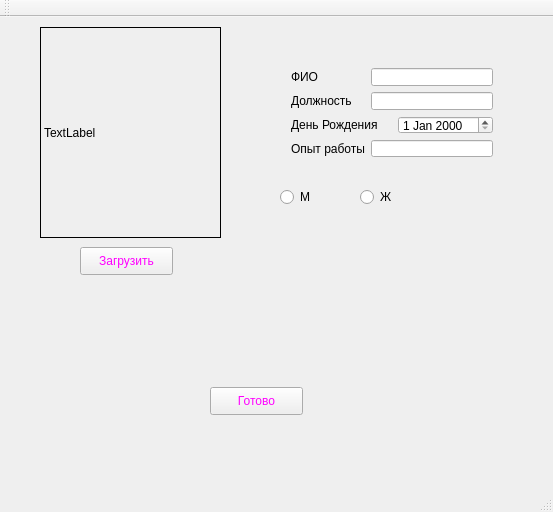
<?xml version="1.0" encoding="UTF-8"?>
<ui version="4.0">
 <class>MainWindow</class>
 <widget class="QMainWindow" name="MainWindow">
  <property name="geometry">
   <rect>
    <x>0</x>
    <y>0</y>
    <width>553</width>
    <height>512</height>
   </rect>
  </property>
  <property name="windowTitle">
   <string>MainWindow</string>
  </property>
  <property name="styleSheet">
   <string notr="true">QPushButton{
color:#ff00ff
}</string>
  </property>
  <widget class="QWidget" name="centralWidget">
   <widget class="QPushButton" name="pushButton">
    <property name="geometry">
     <rect>
      <x>210</x>
      <y>370</y>
      <width>93</width>
      <height>28</height>
     </rect>
    </property>
    <property name="styleSheet">
     <string notr="true">font: 8pt &quot;MV Boli&quot;;
</string>
    </property>
    <property name="text">
     <string>Готово</string>
    </property>
   </widget>
   <widget class="QPushButton" name="pushButton_2">
    <property name="geometry">
     <rect>
      <x>80</x>
      <y>230</y>
      <width>93</width>
      <height>28</height>
     </rect>
    </property>
    <property name="styleSheet">
     <string notr="true">font: 6pt &quot;Blackadder ITC&quot;;
</string>
    </property>
    <property name="text">
     <string>Загрузить</string>
    </property>
   </widget>
   <widget class="QRadioButton" name="radioButton">
    <property name="geometry">
     <rect>
      <x>280</x>
      <y>170</y>
      <width>95</width>
      <height>20</height>
     </rect>
    </property>
    <property name="text">
     <string>М</string>
    </property>
   </widget>
   <widget class="QRadioButton" name="radioButton_2">
    <property name="geometry">
     <rect>
      <x>360</x>
      <y>170</y>
      <width>95</width>
      <height>20</height>
     </rect>
    </property>
    <property name="text">
     <string>Ж</string>
    </property>
   </widget>
   <widget class="QLabel" name="label_5">
    <property name="geometry">
     <rect>
      <x>40</x>
      <y>10</y>
      <width>181</width>
      <height>211</height>
     </rect>
    </property>
    <property name="frameShape">
     <enum>QFrame::Panel</enum>
    </property>
    <property name="text">
     <string>TextLabel</string>
    </property>
   </widget>
   <widget class="QWidget" name="layoutWidget">
    <property name="geometry">
     <rect>
      <x>280</x>
      <y>40</y>
      <width>224</width>
      <height>111</height>
     </rect>
    </property>
    <layout class="QGridLayout" name="gridLayout">
     <item row="0" column="0">
      <widget class="QLabel" name="label">
       <property name="styleSheet">
        <string notr="true">font: 75 9pt &quot;MS Shell Dlg 2&quot;;

</string>
       </property>
       <property name="text">
        <string>ФИО</string>
       </property>
      </widget>
     </item>
     <item row="0" column="1" colspan="2">
      <widget class="QLineEdit" name="lineEdit"/>
     </item>
     <item row="1" column="0">
      <widget class="QLabel" name="label_2">
       <property name="styleSheet">
        <string notr="true">font: 75 9pt &quot;MS Shell Dlg 2&quot;;</string>
       </property>
       <property name="text">
        <string>Должность</string>
       </property>
      </widget>
     </item>
     <item row="1" column="1" colspan="2">
      <widget class="QLineEdit" name="lineEdit_2"/>
     </item>
     <item row="2" column="0" colspan="2">
      <widget class="QLabel" name="label_3">
       <property name="styleSheet">
        <string notr="true">font: 75 9pt &quot;MS Shell Dlg 2&quot;;</string>
       </property>
       <property name="text">
        <string>День Рождения</string>
       </property>
      </widget>
     </item>
     <item row="2" column="2">
      <widget class="QDateEdit" name="dateEdit"/>
     </item>
     <item row="3" column="0">
      <widget class="QLabel" name="label_4">
       <property name="styleSheet">
        <string notr="true">font: 75 9pt &quot;MS Shell Dlg 2&quot;;</string>
       </property>
       <property name="text">
        <string>Опыт работы</string>
       </property>
      </widget>
     </item>
     <item row="3" column="1" colspan="2">
      <widget class="QLineEdit" name="lineEdit_3"/>
     </item>
    </layout>
   </widget>
  </widget>
  <widget class="QMenuBar" name="menuBar">
   <property name="geometry">
    <rect>
     <x>0</x>
     <y>0</y>
     <width>553</width>
     <height>26</height>
    </rect>
   </property>
  </widget>
  <widget class="QToolBar" name="mainToolBar">
   <attribute name="toolBarArea">
    <enum>TopToolBarArea</enum>
   </attribute>
   <attribute name="toolBarBreak">
    <bool>false</bool>
   </attribute>
  </widget>
  <widget class="QStatusBar" name="statusBar"/>
 </widget>
 <layoutdefault spacing="6" margin="11"/>
 <resources/>
 <connections/>
</ui>
